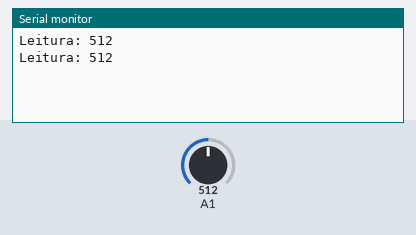
The sketch below on a simulated Arduino Uno, built with avr-gcc and run on an emulated ATmega328P. On the bench: the last lines printed to the serial monitor. Inputs (shaded band) come from the test bench; at power-on: A1 = 512.

Above: at 1.8 s.
1.9 s: A1 set to 716
At 2.8 s:
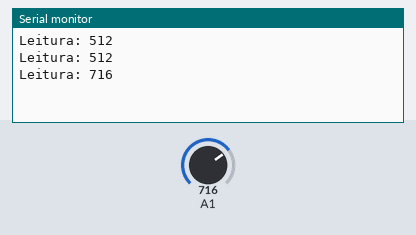
3.4 s: A1 set to 900
At 4.8 s:
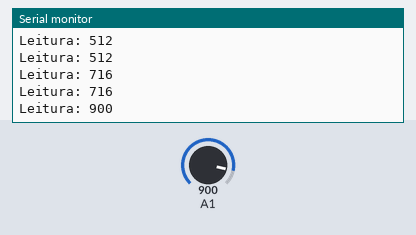
Timing chart, 0 to 6.4 s (numbered marks = the images above; inputs shaded):
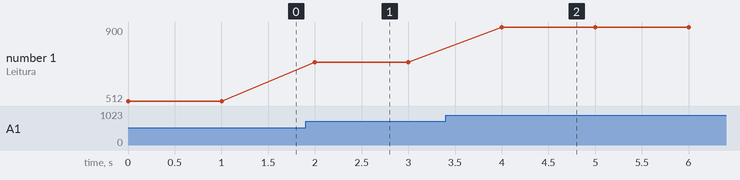

Measured:
- after the input at 1.9 s, the serial monitor: prints a new line after 0.10 s (image 1)
- after the input at 3.4 s, the serial monitor: prints a new line after 0.60 s (image 2)
- plotted number 1: 512 → 716 after the input at 1.9 s, 716 → 900 after the input at 3.4 s

The sketch:

Teste_Turbidez.ino
```cpp
//----------------------------------------------------------//
//----------------------------------------------------------//
//  Codigo utilizado para testar o funcionamento do modulo  //
//  de Turbidez  modelo TS-300 B Por meio do monitor serial //
//  do Arduino IDE. Este codigo foi produzido pelo grupo    //
//  com a finalidade de Observar os valores analogicos e    //
//  de Voltagem do Sensor                                   //
//----------------------------------------------------------//
//----------------------------------------------------------//


void setup() {
  Serial.begin(9600);
}

void loop() {
  int valorSensor = analogRead(A1);
  float voltagem = valorSensor * (5.0/1024.0);

  Serial.print("Leitura: ");
  Serial.println(valorSensor);
  Serial.println();
  delay(1000);
}
```
